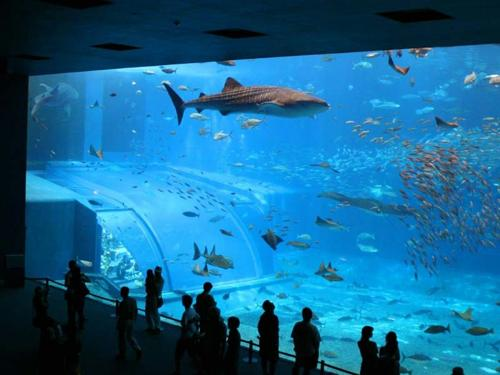
#> input picture CV_A/Assignment_1/data/aquarium/sun_acrwlrwonzyicgct.jpg, 500 x 375 px, given in place of a.jpg, which was not available
$ python panaroma.py
#> lines starting #> are read from the running program, lines starting #| are printed output that depends on the picture; pictures that were not available may be replaced by others from this repository, and a replacement may not be noted
### CV_A/Assignment_3/python/matchPics.py
import numpy as np
import cv2
import skimage.color
from helper import briefMatch
from helper import computeBrief
from helper import corner_detection

# Q2.1.4

def matchPics(I1, I2, opts):
        """
        Match features across images

        Input
        -----
        I1, I2: Source images
        opts: Command line args

        Returns
        -------
        matches: List of indices of matched features across I1, I2 [p x 2]
        locs1, locs2: Pixel coordinates of matches [N x 2]
        """
        print("computing image matches")
        ratio = opts.ratio  #'ratio for BRIEF feature descriptor'
        sigma = opts.sigma  #'threshold for corner detection using FAST feature detector'


        # TODO: Convert Images to GrayScale
        I1 = skimage.color.rgb2gray(I1)
        I2 = skimage.color.rgb2gray(I2)

        # TODO: Detect Features in Both Images
        # locs1 is just the detected corners of I1
        locs1 = corner_detection(I1, sigma)
        locs2 = corner_detection(I2, sigma)

        # TODO: Obtain descriptors for the computed feature locations
        # We use the breif descriptor to give the patch descriptions (patch of pixel width = 9)
        # for the corners(keypoints) which we obtained from corner_description

        # desc is the binary string (len(string)=256 and 256bits)
        # which serves as the feature descriptor
        desc1, locs1 = computeBrief(I1, locs1)
        desc2, locs2 = computeBrief(I2, locs2)

        # TODO: Match features using the descriptors
        matches = briefMatch(desc1, desc2, ratio)
        print(f'Computed {matches.shape[0]} matches successfully')

        return matches, locs1, locs2

### CV_A/Assignment_3/python/helper.py
import numpy as np
import cv2
import scipy.io as sio
from matplotlib import pyplot as plt
import skimage.feature

PATCHWIDTH = 9

def briefMatch(desc1,desc2,ratio):

    matches = skimage.feature.match_descriptors(desc1,desc2,'hamming',cross_check=True,max_ratio=ratio)
    return matches


# [9 lines left out: function plotMatches, not called in this run]


def makeTestPattern(patchWidth, nbits):

    np.random.seed(0)
    compareX = patchWidth*patchWidth * np.random.random((nbits,1))
    compareX = np.floor(compareX).astype(int)
    np.random.seed(1)
    compareY = patchWidth*patchWidth * np.random.random((nbits,1))
    compareY = np.floor(compareY).astype(int)

    return (compareX, compareY)


def computePixel(img, idx1, idx2, width, center):

    halfWidth = width // 2
    col1 = idx1 % width - halfWidth
    row1 = idx1 // width - halfWidth
    col2 = idx2 % width - halfWidth
    row2 = idx2 // width - halfWidth
    return 1 if img[int(center[0]+row1)][int(center[1]+col1)] < img[int(center[0]+row2)][int(center[1]+col2)] else 0


def computeBrief(img, locs):

    patchWidth = 9
    nbits = 256
    compareX, compareY = makeTestPattern(patchWidth,nbits)
    m, n = img.shape

    halfWidth = patchWidth//2

    locs = np.array(list(filter(lambda x: halfWidth <= x[0] < m-halfWidth and halfWidth <= x[1] < n-halfWidth, locs)))
    desc = np.array([list(map(lambda x: computePixel(img, x[0], x[1], patchWidth, c), zip(compareX, compareY))) for c in locs])

    return desc, locs


def corner_detection(img, sigma):

    # fast method
    result_img = skimage.feature.corner_fast(img, n=PATCHWIDTH, threshold=sigma)
    locs = skimage.feature.corner_peaks(result_img, min_distance=1)
    return locs


# [31 lines left out: function loadVid, not called in this run]

### CV_A/Assignment_3/python/planarH.py
from copy import deepcopy
from dataclasses import replace
from platform import python_branch
import numpy as np
import cv2
import matplotlib.pyplot as plt
import skimage.color
import math
import random
from scipy import ndimage
from scipy.spatial import distance
from matchPics import matchPics
from helper import plotMatches
from opts import get_opts
from tqdm import tqdm


def computeH(x1, x2):
    """
    Computes the homography based on
    matching points in both images

    Args:
        x1: keypoints in image 1
        x2: keypoints in image 2

    Returns:
        H2to1: the homography matrix
    """

    # Define a dummy H matrix
    A_build = []

    # Define the A matrix for (Ah = 0) (A matrix size = N*2 x 9)
    for i in range(x1.shape[0]):
        row_1 = np.array([ x2[i,0], x2[i,1], 1, 0, 0, 0, -x1[i,0]*x2[i,0], -x1[i,0]*x2[i,1], -x1[i,0] ])
        row_2 = np.array([ 0, 0, 0, x2[i,0], x2[i,1], 1, -x1[i,1]*x2[i,0], -x1[i,1]*x2[i,1], -x1[i,1] ])
        A_build.append(row_1)
        A_build.append(row_2)

    A = np.stack(A_build, axis=0)

    # Do the least squares minimization to get the homography matrix
    # this is done as eigenvector coresponding to smallest eigen value of A`A = H matrix
    u, s, v = np.linalg.svd(np.matmul(A.T, A))

    # here the linalg.svd gives v_transpose
    # but we need just V therefore we again transpose
    H2to1 = np.reshape(v.T[:,-1], (3,3))
    return H2to1


def computeH_norm(x1, x2):
    #Q2.2.2
    """
    Compute the normalized coordinates
    and also the homography matrix using computeH
    Reference Document: https://drive.google.com/file/d/1pJD4Ss2JhErPRNglj9sFvzu5ZEAPlpqV/view?usp=sharing
    My document: https://drive.google.com/file/d/14ubBhUQqKF_UZJLy60bBADf0we1Uxqlm/view?usp=sharing

    Args:
        x1 (Mx2): the matched locations of corners in img1
        x2 (Mx2): the matched locations of corners in img2

    Returns:
        H2to1: Hmography matrix after denormalization
    """
    # Q2.2.2
    # Compute the centroid of the points
    centroid_img_1 = np.sum(x1, axis=0)/x1.shape[0]
    centroid_img_2 = np.sum(x2, axis=0)/x2.shape[0]

    # print(f'centroid of img1 is {centroid_img_1} \n centroid of img2 is {centroid_img_2}')

    # Shift the origin of the points to the centroid
    # let origin for img1 be centroid_img_1 and similarly for img2
    #? Now translate every point such that centroid is at [0,0]
    moved_x1 = x1 - centroid_img_1
    moved_x2 = x2 - centroid_img_2

    current_max_dist_img1 = np.max(np.linalg.norm(moved_x1),axis=0)
    current_max_dist_img2 = np.max(np.linalg.norm(moved_x2),axis=0)

    # moved and scaled image 1 points s.t. max_dist l2 dist for any point = sqrt(2)
    scale1 = np.sqrt(2) / (current_max_dist_img1)
    scale2 = np.sqrt(2) / (current_max_dist_img2)
    moved_scaled_x1 = moved_x1 * scale1
    moved_scaled_x2 = moved_x2 * scale2

    # Similarity transform 1
    #? We construct the transformation matrix to be 3x3 as it has to be same shape of Homography
    t1 = np.diag([scale1, scale1, 1])
    t1[0:2,2] = -scale1*centroid_img_1

    # Similarity transform 2
    t2 = np.diag([scale2, scale2, 1])
    t2[0:2,2] = -scale2*centroid_img_2

    # Compute homography
    H = computeH(moved_scaled_x1, moved_scaled_x2)

    # Denormalization
    H2to1 = np.matmul(np.linalg.inv(t1), np.matmul(H, t2))
    # If normalization is confusing, please refer to link mentioned in function docstring

    return H2to1

def create_matched_points(matches, locs1, locs2):
    """
    Match the corners in img1 and img2 according to the BRIEF matched points

    Args:
        matches (Mx2): Vector containing the index of locs1 and locs2 which matches
        locs1 (Nx2): Vector containing corner positions for img1
        locs2 (Nx2):  Vector containing corner positions for img2

    Returns:
        _type_: _description_
    """
    matched_pts = []
    for i in range(matches.shape[0]):
        matched_pts.append(np.array([locs1[matches[i,0],0],
                                              locs1[matches[i,0],1],
                                              locs2[matches[i,1],0],
                                              locs2[matches[i,1],1]]))

    # remove the first dummy value and return
    matched_points = np.stack(matched_pts, axis=0)
    return matched_points

def computeH_ransac(locs1, locs2, opts):
    """
    Every iteration we init a Homography matrix using 4 corresponding
    points and calculate number of inliers. Finally use the Homography
    matrix which had max number of inliers (and these inliers as well)
    to find the final Homography matrix
    Args:
        locs1: location of matched points in image1
        locs2: location of matched points in image2
        opts: user inputs used for distance tolerance in ransac

    Returns:
        bestH2to1     : The homography matrix with max number of inliers
        final_inliers : Final list of inliers considered for homography
    """
    #Q2.2.3
    #Compute the best fitting homography given a list of matching points

    max_iters = opts.max_iters  # the number of iterations to run RANSAC for
    inlier_tol = opts.inlier_tol # the tolerance value for considering a point to be an inlier

    # define size of both locs1 and locs2
    num_rows = locs1.shape[0]

    # define a container for keeping track of inlier counts
    final_inlier_count = 0
    final_distance_error = 10000

    #? Create a boolean vector of length N where 1 = inlier and 0 = outlier
    print("Computing RANSAC")
    for i in range(max_iters):
        test_locs1 = deepcopy(locs1)
        test_locs2 = deepcopy(locs2)
        # chose a random sample of 4 points to find H
        rand_index = []

        rand_index = random.sample(range(int(locs1.shape[0])),k=4)

        rand_points_1 = []
        rand_points_2 = []

        for j in rand_index:
            rand_points_1.append(locs1[j,:])
            rand_points_2.append(locs2[j,:])

        test_locs1 = np.delete(test_locs1, rand_index, axis=0)
        test_locs2 = np.delete(test_locs2, rand_index, axis=0)

        correspondence_points_1 = np.vstack(rand_points_1)
        correspondence_points_2 = np.vstack(rand_points_2)

        ref_H = computeH_norm(correspondence_points_1, correspondence_points_2)
        inliers, inlier_count, distance_error, error_state = compute_inliers(ref_H,
                                                                            test_locs1,
                                                                            test_locs2,
                                                                            inlier_tol)

        if error_state == 1:
            continue

        if (inlier_count > final_inlier_count) and (distance_error < final_distance_error):
            final_inlier_count = inlier_count
            final_inliers = inliers
            final_corresp_points_1 = correspondence_points_1
            final_corresp_points_2 = correspondence_points_2
            final_distance_error = distance_error
            final_test_locs1 = test_locs1
            final_test_locs2 = test_locs2

    if final_distance_error != 10000:
        # print("original point count is", locs1.shape[0])
        # print("final inlier count is", final_inlier_count)
        # print("final inlier's cumulative distance error is", final_distance_error)

        delete_indexes = np.where(final_inliers==0)
        final_locs_1 = np.delete(final_test_locs1, delete_indexes, axis=0)
        final_locs_2 = np.delete(final_test_locs2, delete_indexes, axis=0)

        final_locs_1 = np.vstack((final_locs_1, final_corresp_points_1))
        final_locs_2 = np.vstack((final_locs_2, final_corresp_points_2))

        bestH2to1 = computeH_norm(final_locs_1, final_locs_2)
        return bestH2to1, final_inliers

    else:
        bestH2to1 = computeH_norm(correspondence_points_1, correspondence_points_2)
        return bestH2to1, 0

def compute_inliers(h, x1, x2, tol):
    """
    Compute the number of inliers for a given
    homography matrix
    Args:
        h: Homography matrix
        x1 : matched points in image 1
        x2 : matched points in image 2
        tol: tolerance value to check for inliers

    Returns:
        inliers         : indexes of x1 or x2 which are inliers
        inlier_count    : number of total inliers
        dist_error_sum  : Cumulative sum of errors in reprojection error calc
        flag            : flag to indicate if H was invertible or not
    """
    # take H inv to map points in x1 to x2
    try:
        H = np.linalg.inv(h)
    except:
        return [1,1,1], 1, 1, 1

    x2_extd = np.append(x2, np.ones((x2.shape[0],1)), axis=1)
    x1_extd = (np.append(x1, np.ones((x1.shape[0],1)), axis=1))
    x2_est = np.zeros((x2_extd.shape), dtype=x2_extd.dtype)

    for i in range(x1.shape[0]):
        x2_est[i,:] = H @ x1_extd[i,:]

    x2_est = x2_est/np.expand_dims(x2_est[:,2], axis=1)
    dist_error = np.linalg.norm((x2_extd-x2_est),axis=1)

    # print("dist error is", dist_error)
    inliers = np.where((dist_error < tol), 1, 0)
    inlier_count = np.count_nonzero(inliers == 1)

    return inliers, inlier_count, np.sum(dist_error), 0


# [78 lines left out: functions compositeH, panorama, not called in this run]

def panorama_composite(H2to1, template, img):
    """
    Stitch two images together to form a panorama

    Args:
        H2to1: Homography Matrix
        template: The pano_right image
        img: The pano_left image

    Returns:
        composite_img: Stitched image (panorama)
    """
    output_shape = (img.shape[1]+240,img.shape[0]+240)
    # destination_img = img
    # source_img = template
    h = H2to1

    img_padded = np.zeros((img.shape[0]+240,img.shape[1]+240,3), dtype=img.dtype)
    img_padded[0:img.shape[0], 0:img.shape[1], :] = img[:,:,:]

    # Create mask of same size as template
    mask = np.ones((template.shape[0], template.shape[1]))*255
    mask = np.stack((mask, mask, mask), axis=2)

    # Warp mask by appropriate homography
    warped_mask = cv2.warpPerspective(mask, h, output_shape)

    # Warp template by appropriate homography
    cv2.imshow("template image", template)
    cv2.waitKey()
    cv2.imshow("destination image", img)
    cv2.waitKey()
    warped_template = cv2.warpPerspective(template, h, output_shape)

    cv2.imshow("warped template", warped_template)
    cv2.waitKey()

    # Use mask to combine the warped template and the image
    composite_img = np.where(warped_mask, warped_template, img_padded)

    return composite_img

def trim_images(img, ref_img):
    """
    Args:
        img: panorama image to be trimmed
        ref_img: reference image to get dimensions

    Returns:
        trimmed_img: trimmed panorama image
    """
    desired_height, _, _ = ref_img.shape
    _, desired_width, _ = img.shape

    trimmed_img = img[0:desired_height, 0:desired_width, :]
    cv2.imshow("trimmed image", trimmed_img)
    cv2.waitKey()
    cv2.imwrite('/home/sush/CMU/Assignment_Sem_1/CV_A/Assignment_3/outputs/pano_trim_image_2.png', trimmed_img)

    return trimmed_img

### CV_A/Assignment_3/python/opts.py
'''
Hyperparameters wrapped in argparse
This file contains most of tuanable parameters for this homework


You can change the values by changing their default fields or by command-line
arguments. For example, "python q2_1_4.py --sigma 0.15 --ratio 0.7"
'''

import argparse

def get_opts():
    parser = argparse.ArgumentParser(description='16-720 HW2: Homography')

    ## Feature detection (requires tuning)
    parser.add_argument('--sigma', type=float, default=0.15,
                        help='threshold for corner detection using FAST feature detector')
    parser.add_argument('--ratio', type=float, default=0.7,
                        help='ratio for BRIEF feature descriptor')

    ## Ransac (requires tuning)
    parser.add_argument('--max_iters', type=int, default=500,
                        help='the number of iterations to run RANSAC for')
    parser.add_argument('--inlier_tol', type=float, default=2.0,
                        help='the tolerance value for considering a point to be an inlier')

    ## Additional options (add your own hyperparameters here)

    ##
    opts = parser.parse_args()

    return opts

### CV_A/Assignment_3/python/panaroma.py
import numpy as np
import cv2
import skimage.io
import skimage.color
from planarH import *
from opts import get_opts
from matchPics import matchPics

def panorama_computation(opts):
    """
    Compute Panorama from two input images
    Args:
        opts: user inputs

    Returns:
        image1        : pano left image
        image2        : pano right image
        composite_img : stitched panorama image
    """
    pano_left = '/home/sush/CMU/Assignment_Sem_1/CV_A/Assignment_3/data/a.jpg'
    pano_right = '/home/sush/CMU/Assignment_Sem_1/CV_A/Assignment_3/data/b.jpg'
    image1 = cv2.imread(pano_left)
#> image1 is the input picture: shape (375, 500, 3); mean B, G, R 147.8, 104.2, 21.8
    image2 = cv2.imread(pano_right)
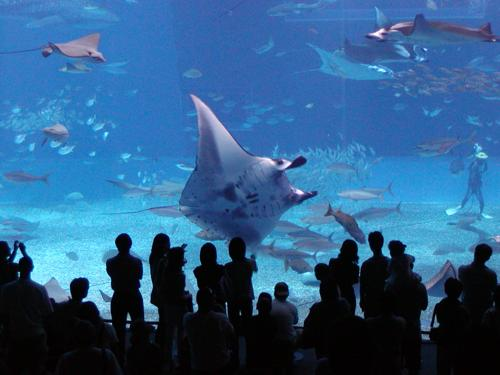
#> input picture CV_A/Assignment_1/data/aquarium/sun_aegjsohwfecizxjd.jpg, 500 x 375 px, given in place of b.jpg, which was not available
#> image2 is the input picture: shape (375, 500, 3); mean B, G, R 137.4, 94.1, 46.4

    image1 = cv2.resize(image1, (800, 450), interpolation=cv2.INTER_LINEAR)
#> image1: shape (450, 800, 3)
    image2 = cv2.resize(image2, (800, 450), interpolation=cv2.INTER_LINEAR)
#> image2: shape (450, 800, 3)

    matches, locs1, locs2 = matchPics(image1, image2, opts)
#> in matchPics, `I2 = skimage.color.rgb2gray(I2)`:
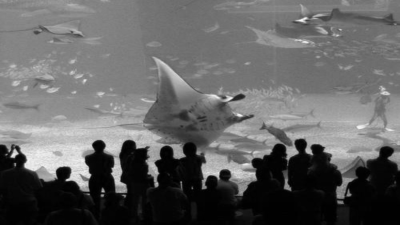
#> I2: shape (450, 800) float64 (shown at 1/2 size); min 0, max 0.98, mean 0.391
#> in corner_detection, `result_img = skimage.feature.corner_fast(img, n=PATCHWIDTH, threshold=..`:
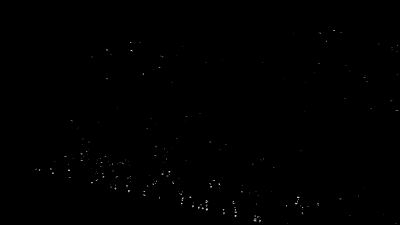
#> result_img: shape (450, 800) float64 (shown at 1/2 size); min 0, max 6.2, mean 0.00954; drawn with min black and max white
#> in corner_detection, `locs = skimage.feature.corner_peaks(result_img, min_distance=1)`: locs = 228 pairs, first value 61 to 446, second value 71 to 794
#> in matchPics, `locs1 = corner_detection(I1, sigma)`: locs1 has the same summary as locs in corner_detection
#> in matchPics, `locs2 = corner_detection(I2, sigma)`: locs2 = 255 pairs, first value 36 to 406, second value 13 to 790
#> in computeBrief, `locs = np.array(list(filter(lambda x: halfWidth <= x[0] < m-halfWidth ..`: locs = 226 pairs, first value 61 to 441, second value 71 to 794
#> in matchPics, `desc1, locs1 = computeBrief(I1, locs1)`: locs1 has the same summary as locs in computeBrief
#> in briefMatch, `matches = skimage.feature.match_descriptors(desc1,desc2,'hamming',cros..`: matches = [[38, 57], [51, 15], [71, 76], [162, 230], [185, 106], [189, 56]]
#| Computed 6 matches successfully
#> locs1 has the same summary as locs in computeBrief

    # invert the columns of locs1 and locs2
    locs1[:, [1, 0]] = locs1[:, [0, 1]]
    locs2[:, [1, 0]] = locs2[:, [0, 1]]

    matched_points = create_matched_points(matches, locs1, locs2)
#> after the loop in create_matched_points, `for i in range(matches.shape[0]):`: matched_pts = [[206, 354, 296, 347], [519, 440, 224, 336], [253, 371, 202, 390], [652, 83, 506, 231], [450, 288, 452, 195], [420, 283, 611, 40]]
#> in create_matched_points, `matched_points = np.stack(matched_pts, axis=0)`: matched_points has the same summary as matched_pts
#> matched_points has the same summary as matched_pts in create_matched_points
    h, inlier = computeH_ransac(matched_points[:,0:2], matched_points[:,2:], opts)
#> the loop in computeH_ransac, `for i in range(max_iters):` made 500 passes
#> (test_locs1, test_locs2, correspondence_points_1, correspondence_points_2, centroid_img_1 in computeH_norm, centroid_img_2 in computeH_norm, moved_x1 in computeH_norm, moved_x2 in computeH_norm) on passes 7, 10: ([[652, 83], [420, 283]], [[506, 231], [611, 40]], [[450, 288], [206, 354], [253, 371], [519, 440]], [[452, 195], [296, 347], [202, 390], [224, 336]], [357, 363.2], [293.5, 317], [[93, -75.25], [-151, -9.25], [-104, 7.75], [162, 76.75]], [[158.5, -122], [2.5, 30], [-91.5, 73], [-69.5, 19]]), ([[519, 440], [652, 83]], [[224, 336], [506, 231]], [[450, 288], [206, 354], [420, 283], [253, 371]], [[452, 195], [296, 347], [611, 40], [202, 390]], [332.2, 324], [390.2, 243], [[117.8, -36], [-126.2, 30], [87.75, -41], [-79.25, 47]], [[61.75, -48], [-94.25, 104], [220.8, -203], [-188.2, 147]])

    print("homography matrix is \n", h)
#| homography matrix is
#|  [[ 3.40218043e-01  1.16985714e+00 -4.93345480e+02]
#|  [ 4.40344159e-01  1.05011844e+00 -4.71878509e+02]
#|  [ 1.05962779e-03  3.14861323e-03 -1.34165799e+00]]
    # compositeH (h, source, destination)
    # composite_img = panorama(h, image1, image2)
    composite_img = panorama_composite(h, image2, image1)
#> in panorama_composite, `img_padded[0:img.shape[0], 0:img.shape[1], :] = img[:,:,:]`:
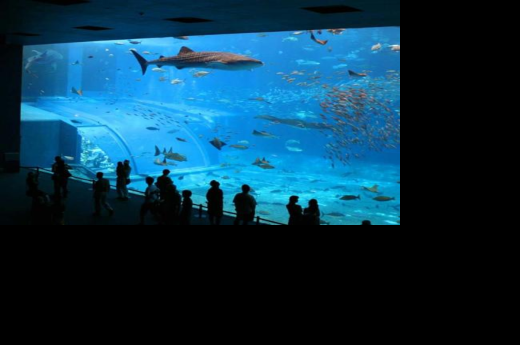
#> img_padded: shape (690, 1040, 3) (shown at 1/2 size); mean B, G, R 74.1, 52.2, 10.9
#> in panorama_composite, `warped_mask = cv2.warpPerspective(mask, h, output_shape)`:
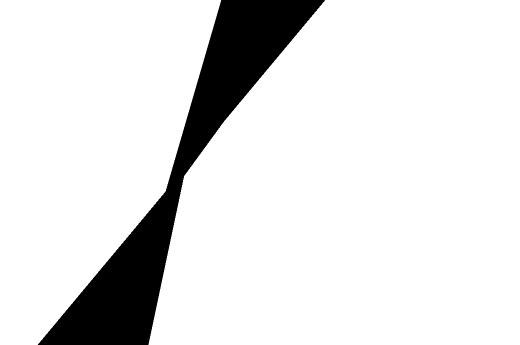
#> warped_mask: shape (690, 1040, 3) float64 (shown at 1/2 size); min 0, max 255, mean 226.6
#> in panorama_composite, `composite_img = np.where(warped_mask, warped_template, img_padded)`:
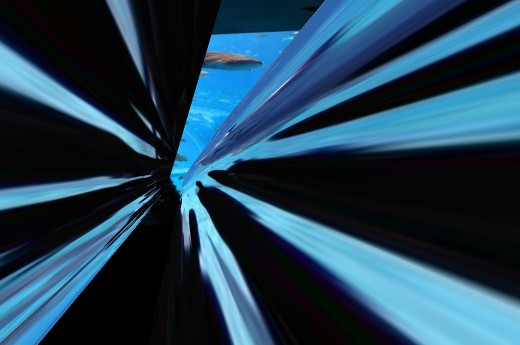
#> composite_img: shape (690, 1040, 3) (shown at 1/2 size); mean of channels 0, 1, 2 84.4, 64.6, 33.8; drawn as B, G, R
    composite_img = trim_images(composite_img, image2)
#> in trim_images, `trimmed_img = img[0:desired_height, 0:desired_width, :]`:
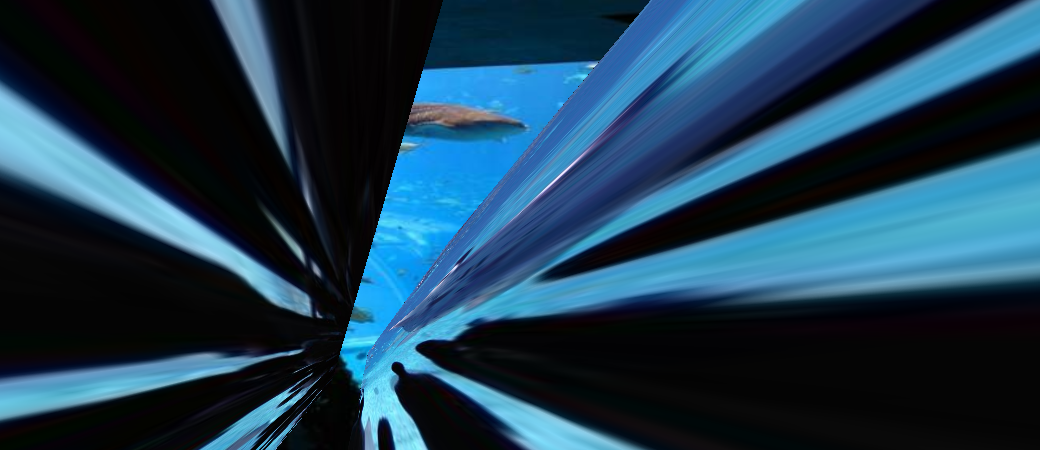
#> trimmed_img: shape (450, 1040, 3); mean of channels 0, 1, 2 81.3, 60.1, 28.9; drawn as B, G, R

    cv2.imwrite('/home/sush/CMU/Assignment_Sem_1/CV_A/Assignment_3/outputs/pano_image_2.png', composite_img)
    cv2.imshow("pano image", composite_img)
    cv2.waitKey()

    return image1, image2, composite_img


if __name__ == '__main__':
    opts = get_opts()
    ref_img_1, ref_img_2, pano_img = panorama_computation(opts)
